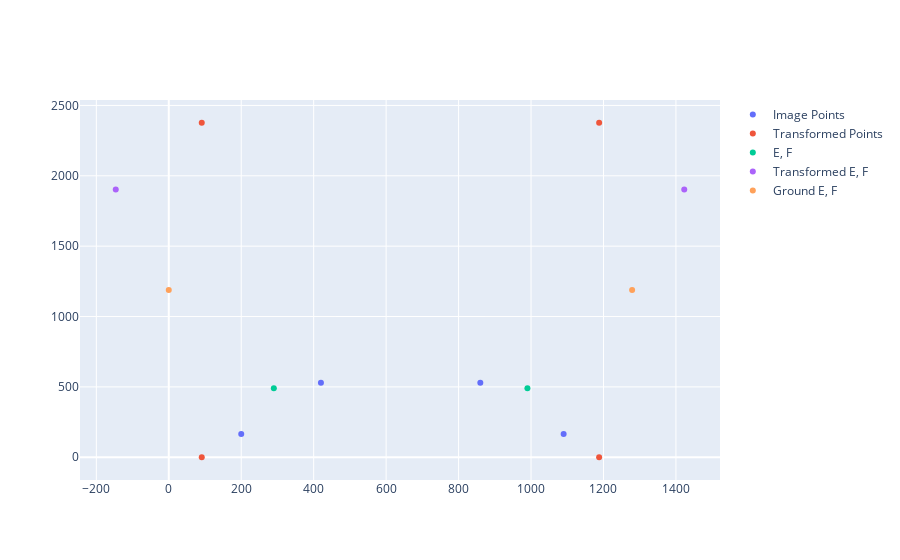

Notebook code cell kept with this figure:
### Code cell
fig.add_trace(go.Scatter(x=[E_top[0], F_top[0]], y=[E_top[1], F_top[1]], mode='markers', name='Ground E, F'))

### Figure 1 — Plotly figure (JSON) as saved in the notebook; plotly's stock layout.template omitted (floating-point values rounded to 4 significant figures)
{"data": [{"mode": "markers", "name": "Image Points", "type": "scatter", "x": [420, 860, 1090, 200], "y": [530, 530, 165, 165]}, {"mode": "markers", "name": "Transformed Points", "type": "scatter", "x": [91.0, 1188.0, 1188, 91.0], "y": [2377.0, 2377.0, 0, 0]}, {"mode": "markers", "name": "E, F", "type": "scatter", "x": [290, 990], "y": [490, 490]}, {"mode": "markers", "name": "Transformed E, F", "type": "scatter", "x": [-146.4, 1423.0], "y": [1903.0, 1903.0]}, {"mode": "markers", "name": "Ground E, F", "type": "scatter", "x": [0, 1279], "y": [1188, 1188]}], "layout": {}}
